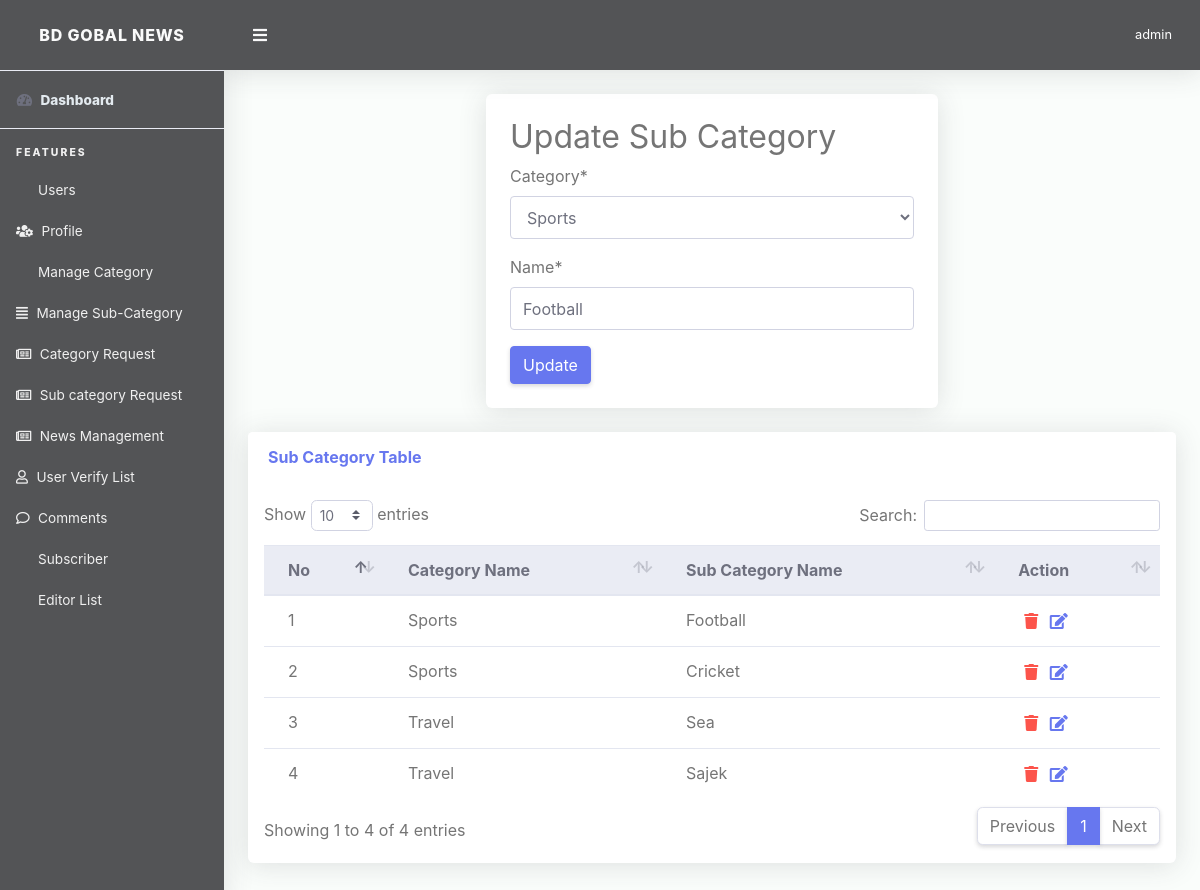
Screenshot of /superadmin/subcategory-update/1 (signed in) with the database file from the repository.
### App_News/models.py (models this page shows, shortened)
class Subcategory(models.Model):
    category = models.ForeignKey(Category, on_delete=models.CASCADE)
    name = models.CharField(max_length=100)

class Category(models.Model):
    name = models.CharField(max_length=100)
    is_nav = models.BooleanField(default=False)
    def __str__(self):
        return self.name

### App_Admin/views.py (the view)
# urls.py: path('subcategory-update/<int:id>', views.SubcategoryUpdate, name='subcategory_update'),
def SubcategoryUpdate(request, id):
    if request.user.is_superuser:
        try:
            single_subcat = Subcategory.objects.get(id=id)
            if request.method == "POST":
                form = SubCategoryForm(request.POST or None, instance=single_subcat)
                if form.is_valid():
                    form.save()
                    messages.success(request, "Category Updated Successfully", extra_tags="subcat_update")
                    return redirect('App_Admin:subcategory_view')
            else:
                form = SubCategoryForm(instance=single_subcat)
        except:
            return redirect('App_Admin:subcategory_view')
        context = {
            'form': form,
            'single_subcat': single_subcat,
            'all_subcategoris': Subcategory.objects.all(),
        }
        return render(request, 'App_Admin/subcategory_update.html', context)
    else:
        return redirect('App_News:index')

### App_Admin/forms.py
class SubCategoryForm(forms.ModelForm):
    class Meta:
        model = Subcategory
        fields = ('category','name',)

### templates/App_Admin/subcategory_update.html (shortened to what this page needs)
{% extends 'App_Admin/base.html' %}
{% load crispy_forms_tags %}
{% block content %}
<div class="container">
          <div class="row mb-3">
          <div class="col-lg-6 m-0 m-auto">
              <div class="card p-4 mb-4">
              <h2>Update Sub Category</h2>
              <form method="post" action="{% url 'App_Admin:subcategory_update' single_subcat.id %}">{% csrf_token %}
                  {{ form|crispy }}
                  <button type="submit" class="btn btn-primary">Update</button>
              </form>
                </div>
          </div>
          <div class="col-lg-12">
              <div class="card mb-4">
                <div class="card-header py-3 d-flex flex-row align-items-center justify-content-between">
                  <h6 class="m-0 font-weight-bold text-primary">Sub Category Table</h6>
                </div>
                <div class="table-responsive p-3">
                  <table class="table align-items-center table-flush table-hover" id="dataTableHover">
                    <thead class="thead-light">
                      <tr>
                        <th>No</th>
                        <th>Category Name</th>
                        <th>Sub Category Name</th>
                        <th>Action</th>
                      </tr>
                    </thead>
                    <tbody>
                    {% for g in all_subcategoris %}
                      <tr>
                        <td>{{ forloop.counter }}</td>
                        <td>{{ g.category }}</td>
                        <td>{{ g.name }}</td>
                        <td>
                          <button style="border: none;background: no-repeat;outline: none;" data-toggle="modal" value="{{ g.id }}" data-target="#delete_subcat">
                                <i class="fa fa-trash text-danger"></i></button>
                            <a href="{% url 'App_Admin:subcategory_update' g.id %}"><i class="text-primary fas fa-fw fa-edit" style="color: #801d3b;"></i></a>
                        </td>
                      </tr>
                     {% endfor %}
                    </tbody>
                  </table>
                </div>
              </div>
            </div>
          </div>
</div>
{% endblock %}

### templates/App_Admin/base.html (shortened to what this page needs)
<!DOCTYPE html>
<html lang="en">
{% load static %}
<head>
  <link href="{% static 'superadmin/vendor/fontawesome-free/css/all.min.css' %}" rel="stylesheet" type="text/css">
  <link href="{% static 'superadmin/vendor/bootstrap/css/bootstrap.min.css' %}" rel="stylesheet" type="text/css">
  <link href="{% static 'superadmin/css/ruang-admin.min.css' %}" rel="stylesheet">
  <link href="{% static 'superadmin/vendor/datatables/dataTables.bootstrap4.min.css' %}" rel="stylesheet">
    <link href="{% static 'superadmin/vendor/select2/dist/css/select2.min.css' %}" rel="stylesheet" type="text/css">
<link rel="stylesheet" href="https://pro.fontawesome.com/releases/v5.10.0/css/all.css"/>
</head>
<body id="page-top">
  <div id="wrapper">
    <ul class="navbar-nav sidebar sidebar-light accordion" id="accordionSidebar">
      <a class="sidebar-brand d-flex align-items-center justify-content-center" href="{% url 'App_News:index' %}">
        <div class="sidebar-brand-icon">
            BD GOBAL NEWS
        </div>
      </a>
      <hr class="sidebar-divider my-0">
      <li class="nav-item active">
        <a class="nav-link" href="{% url 'App_Admin:dashboard' %}">
          <i class="fas fa-fw fa-tachometer-alt"></i>
          <span class="text-light">Dashboard</span></a>
      </li>
      <hr class="sidebar-divider">
      <div class="sidebar-heading">
        Features
      </div>
         {% include 'App_Admin/admin_sidebar_option.html' %}
    </ul>
    <div id="content-wrapper" class="d-flex flex-column">
      <div id="content">
        <nav class="navbar navbar-expand navbar-light bg-navbar topbar mb-4 static-top">
          <button id="sidebarToggleTop" class="btn btn-link rounded-circle mr-3">
            <i class="fa fa-bars"></i>
          </button>
            <ul class="navbar-nav ml-auto">
            <li class="nav-item dropdown no-arrow">
              <a class="nav-link dropdown-toggle" href="#" id="userDropdown" role="button" data-toggle="dropdown"
                aria-haspopup="true" aria-expanded="false">
                <span class="ml-2 d-none d-lg-inline text-white small">{{ request.user }}</span>
              </a>
            </li>
          </ul>
        </nav>
       {% block content %}
       {% endblock %}
      </div>
    </div>
  </div>
</body>
</html>

### templates/App_Admin/base.html (style rules this page uses)
.sidebar-light .sidebar-brand { color: #fafafa; background-color: #535456; }
.bg-navbar { color: #fafafa; background-color: #535456 }
.sidebar { color: #fafafa; background-color:#535456 !important; }
.sidebar-light .sidebar-heading { color: #f0f0f0; }
.sidebar-light .nav-item .nav-link { color: #f0f0f0; }
.sidebar-light .nav-item .nav-link i { color: #f0f0f0; }

### rows the page displays
Subcategory: category "Sports", name "Football"
Category: name "Football"
Subcategory: category "Sports", name "Cricket"
Subcategory: category "Travel", name "Sea"
Subcategory: category "Travel", name "Sajek", {{ g.id }} 8 (drawn)

### other values shown
{{ request.user }} "admin"
